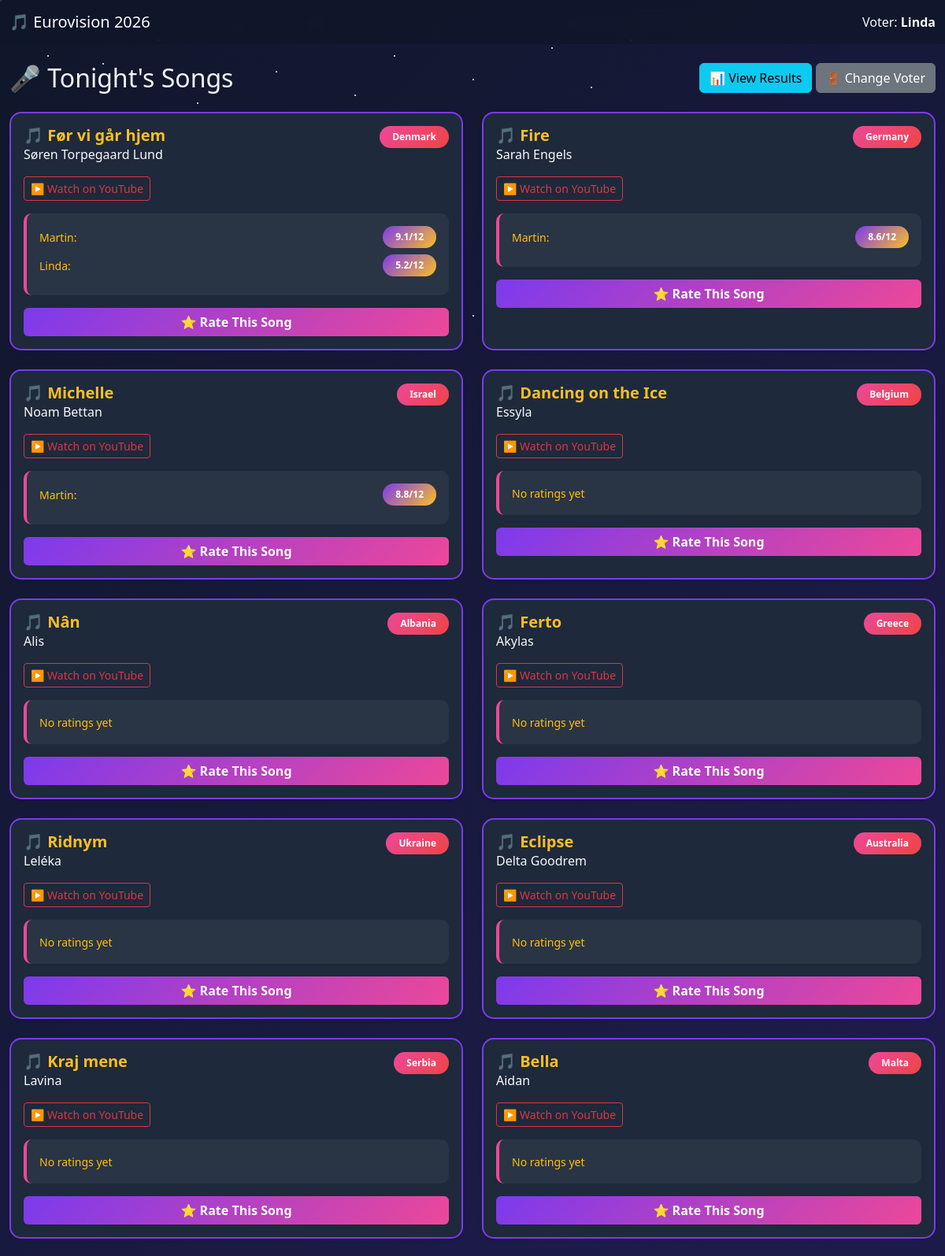
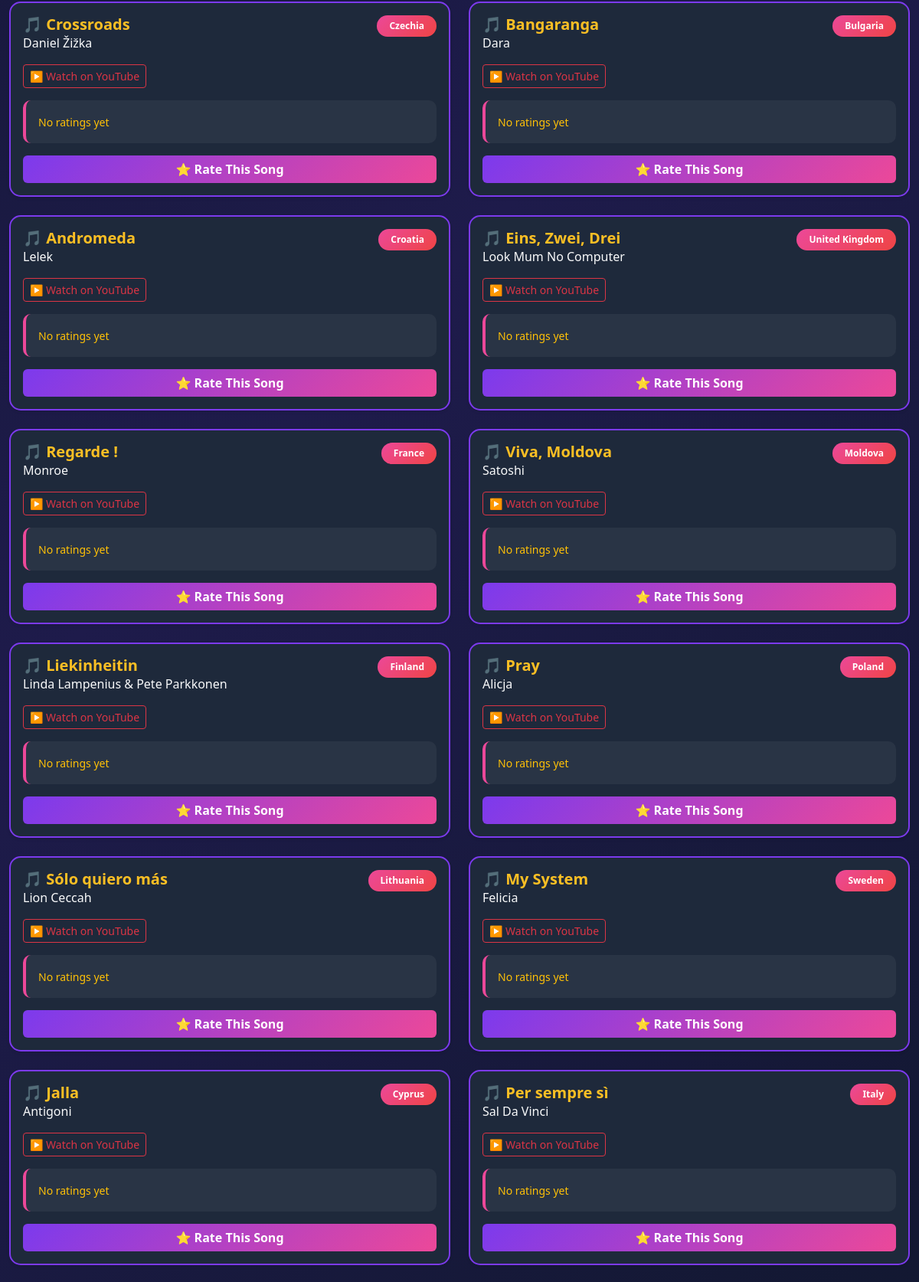
The page /mgp/Linda (upper part) on the database its author committed (2 pictures, top to bottom).
### app/models.py (models this page shows, shortened)
class User(Base):
    __tablename__ = "users"
    id = Column(Integer, primary_key=True, index=True)
    username = Column(String, unique=True, index=True, nullable=False)
    created_at = Column(DateTime, default=datetime.utcnow)
    ratings = relationship("Rating", back_populates="user", cascade="all, delete-orphan")

class Song(Base):
    __tablename__ = "songs"
    id = Column(Integer, primary_key=True, index=True)
    order = Column(Integer, nullable=False)
    country = Column(String, nullable=False, index=True)
    artist = Column(String, nullable=False)
    song_name = Column(String, nullable=False)
    youtube_url = Column(String, nullable=True)
    ratings = relationship("Rating", back_populates="song", cascade="all, delete-orphan")

class Rating(Base):
    __tablename__ = "ratings"
    id = Column(Integer, primary_key=True, index=True)
    user_id = Column(Integer, ForeignKey("users.id"), nullable=False)
    song_id = Column(Integer, ForeignKey("songs.id"), nullable=False)
    stage_show = Column(Integer, nullable=True)  # 1-12
    musical_performance = Column(Integer, nullable=True)  # 1-12
    sex_appeal = Column(Integer, nullable=True)  # 1-12
    wtf_factor = Column(Integer, nullable=True)  # 1-12
    created_at = Column(DateTime, default=datetime.utcnow)
    updated_at = Column(DateTime, default=datetime.utcnow, onupdate=datetime.utcnow)
    user = relationship("User", back_populates="ratings")
    song = relationship("Song", back_populates="ratings")

### app/main.py (the view)
@app.get("/mgp/{username}", response_class=HTMLResponse)
def song_list(username: str, request: Request, db: Session = Depends(get_db)):
    user = db.query(models.User).filter(models.User.username == username).first()
    if not user:
        return RedirectResponse(url="/")
    songs = db.query(models.Song).order_by(models.Song.order).all()
    all_ratings = db.query(models.Rating).all()
    ratings_by_song = {}
    for rating in all_ratings:
        if rating.song_id not in ratings_by_song:
            ratings_by_song[rating.song_id] = {}
        ratings_by_song[rating.song_id][rating.user.username] = rating
    return templates.TemplateResponse(
        "song_list.html",
        {
            "request": request,
            "username": username,
            "songs": songs,
            "ratings_by_song": ratings_by_song
        }
    )

### app/templates/song_list.html (shortened to what this page needs)
{% extends "base.html" %}
{% block content %}
<nav class="navbar navbar-expand-lg navbar-dark bg-dark bg-opacity-75">
    <div class="container-fluid">
        <span class="navbar-brand mb-0 h1">🎵 Eurovision 2026</span>
        <div class="navbar-text text-light">
            Voter: <strong>{{ username }}</strong>
        </div>
    </div>
</nav>
<div class="container-fluid py-4">
    <div class="row mb-4">
        <div class="col-12">
            <div class="d-flex gap-2 justify-content-between align-items-center">
                <h2 class="mb-0">🎤 Tonight's Songs</h2>
                <div>
                    <a href="/mgp/{{ username }}/results" class="btn btn-info">📊 View Results</a>
                    <a href="/" class="btn btn-secondary">🚪 Change Voter</a>
                </div>
            </div>
        </div>
    </div>
    <div class="row">
        {% for song in songs %}
        <div class="col-lg-6 mb-4">
            {% include "partials/song_card.html" %}
        </div>
        {% endfor %}
    </div>
</div>
{% endblock %}

### app/templates/partials/song_card.html
<div class="card card-festive h-100 shadow-sm hover-lift">
    <div class="card-body">
        <div class="d-flex justify-content-between align-items-start mb-3">
            <div>
                <h5 class="card-title mb-1">🎵 {{ song.song_name }}</h5>
                <p class="card-subtitle text-light">{{ song.artist }}</p>
            </div>
            <span class="badge bg-danger">{{ song.country }}</span>
        </div>
        <div class="mb-3">
            {% if song.youtube_url %}
            <a href="{{ song.youtube_url }}" target="_blank" class="btn btn-sm btn-outline-danger">
                ▶️ Watch on YouTube
            </a>
            {% endif %}
        </div>
        <div class="ratings-display mb-3">
            {% if ratings_by_song.get(song.id) %}
                {% for username, rating in ratings_by_song[song.id].items() %}
                <div class="d-flex justify-content-between align-items-center mb-2">
                    <small class="text-warning">{{ username }}:</small>
                    <span class="badge bg-info">{{ rating.final_rating }}/12</span>
                </div>
                {% endfor %}
            {% else %}
                <small class="text-warning">No ratings yet</small>
            {% endif %}
        </div>
        <a href="/mgp/{{ username }}/rate/{{ song.id }}" class="btn btn-gradient w-100">
            ⭐ Rate This Song
        </a>
    </div>
</div>

### app/static/css/style.css (style rules this page uses)
:root { --primary: #7c3aed; --secondary: #ec4899; --accent: #fbbf24; --success: #10b981; --danger: #ef4444; --dark-bg: #0f172a; --card-bg: #1e293b; --text-light: #f1f5f9; }
* { scroll-behavior: smooth; }
body { background: linear-gradient(135deg, #0f172a 0%, #1e1b4b 50%, #0f172a 100%); color: var(--text-light); font-family: 'Segoe UI', Tahoma, Geneva, Verdana, sans-serif; min-height: 100vh; position: relative; overflow-x: hidden; }
.card-festive { background: var(--card-bg); border: 2px solid var(--primary); border-radius: 15px; transition: all 0.3s ease; }
.card-festive .card-title { color: var(--accent); font-weight: 700; }
.btn-gradient { background: linear-gradient(135deg, var(--primary) 0%, var(--secondary) 100%); border: none; color: white; font-weight: 600; transition: all 0.3s ease; }
.navbar { backdrop-filter: blur(10px); background: rgba(15, 23, 42, 0.8) !important; }
.badge { font-weight: 600; padding: 0.5rem 1rem; border-radius: 20px; }
.badge.bg-info { background: linear-gradient(135deg, var(--primary), var(--accent)) !important; }
.badge.bg-danger { background: linear-gradient(135deg, var(--secondary), var(--danger)) !important; }
.ratings-display { background: rgba(255, 255, 255, 0.05); padding: 1rem; border-radius: 10px; border-left: 4px solid var(--secondary); }
.hover-lift { transition: all 0.3s ease; }
.card-festive { animation: fadeInUp 0.6s ease-out; }

### rows shown on the page
User: username "Linda", final_rating "5.2"
Song: song_name "Før vi går hjem", artist "Søren Torpegaard Lund", country "Denmark"
User: username "Martin", final_rating "9.1", final_rating "8.6", final_rating "8.8"
Song: song_name "Fire", artist "Sarah Engels", country "Germany"
Song: song_name "Michelle", artist "Noam Bettan", country "Israel"
Song: song_name "Dancing on the Ice", artist "Essyla", country "Belgium", shows "No ratings yet"
Song: song_name "Nân", artist "Alis", country "Albania", shows "No ratings yet"
Song: song_name "Ferto", artist "Akylas", country "Greece", shows "No ratings yet"
Song: song_name "Ridnym", artist "Leléka", country "Ukraine", shows "No ratings yet"
Song: song_name "Eclipse", artist "Delta Goodrem", country "Australia", shows "No ratings yet"
Song: song_name "Kraj mene", artist "Lavina", country "Serbia", shows "No ratings yet"
Song: song_name "Bella", artist "Aidan", country "Malta", shows "No ratings yet"
Song: song_name "Crossroads", artist "Daniel Žižka", country "Czechia", shows "No ratings yet"
Song: song_name "Bangaranga", artist "Dara", country "Bulgaria", shows "No ratings yet"
Song: song_name "Andromeda", artist "Lelek", country "Croatia", shows "No ratings yet"
Song: song_name "Eins, Zwei, Drei", artist "Look Mum No Computer", country "United Kingdom", shows "No ratings yet"
Song: song_name "Regarde !", artist "Monroe", country "France", shows "No ratings yet"
Song: song_name "Viva, Moldova", artist "Satoshi", country "Moldova", shows "No ratings yet"
Song: song_name "Liekinheitin", artist "Linda Lampenius & Pete Parkkonen", country "Finland", shows "No ratings yet"
Song: song_name "Pray", artist "Alicja", country "Poland", shows "No ratings yet"
Song: song_name "Sólo quiero más", artist "Lion Ceccah", country "Lithuania", shows "No ratings yet"
Song: song_name "My System", artist "Felicia", country "Sweden", shows "No ratings yet"
Song: song_name "Jalla", artist "Antigoni", country "Cyprus", shows "No ratings yet"
Song: song_name "Per sempre sì", artist "Sal Da Vinci", country "Italy", shows "No ratings yet"
